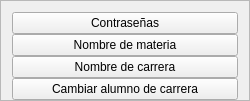
         <widget class="QFrame" name="frame_menu_modif">
          <property name="sizePolicy">
           <sizepolicy hsizetype="Minimum" vsizetype="Preferred">
            <horstretch>0</horstretch>
            <verstretch>0</verstretch>
           </sizepolicy>
          </property>
          <property name="minimumSize">
           <size>
            <width>250</width>
            <height>0</height>
           </size>
          </property>
          <property name="maximumSize">
           <size>
            <width>190</width>
            <height>16777215</height>
           </size>
          </property>
          <property name="frameShape">
           <enum>QFrame::StyledPanel</enum>
          </property>
          <property name="frameShadow">
           <enum>QFrame::Raised</enum>
          </property>
          <layout class="QVBoxLayout" name="verticalLayout_5">
           <property name="spacing">
            <number>0</number>
           </property>
           <property name="bottomMargin">
            <number>0</number>
           </property>
           <item>
            <widget class="QPushButton" name="btn_modif_pass">
             <property name="text">
              <string>Contraseñas</string>
             </property>
            </widget>
           </item>
           <item>
            <widget class="QPushButton" name="btn_modif_nombre_mat">
             <property name="text">
              <string>Nombre de materia</string>
             </property>
            </widget>
           </item>
           <item>
            <widget class="QPushButton" name="btn_modif_nombre_carr">
             <property name="text">
              <string>Nombre de carrera</string>
             </property>
            </widget>
           </item>
           <item>
            <widget class="QPushButton" name="btn_modif_aluxcarr">
             <property name="text">
              <string>Cambiar alumno de carrera</string>
             </property>
            </widget>
           </item>
          </layout>
         </widget>
